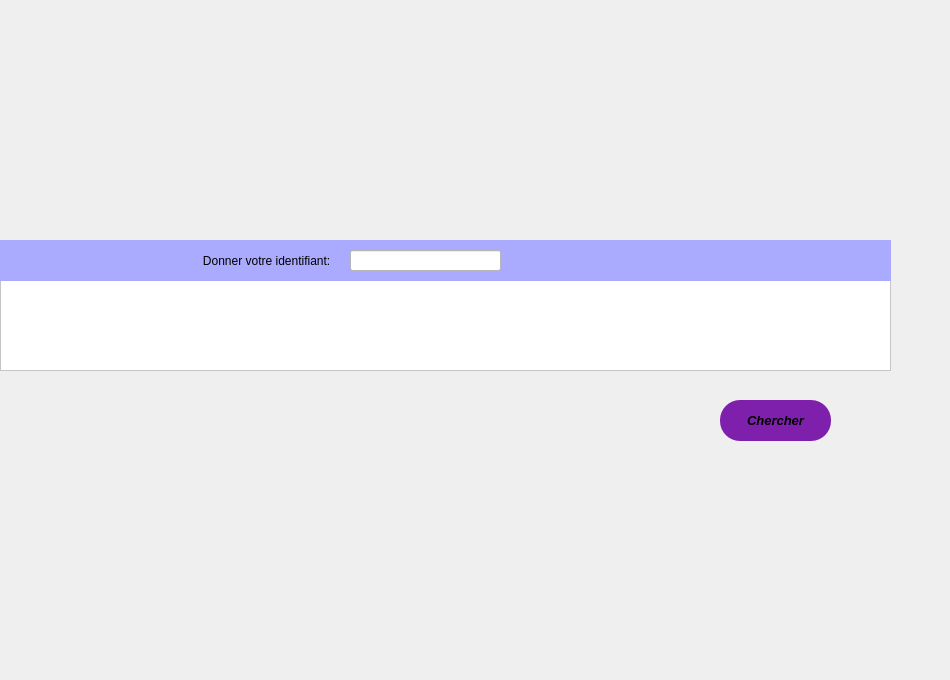
    <widget class="QWidget" name="tab_21">
     <attribute name="title">
      <string>Recherche</string>
     </attribute>
     <widget class="QLabel" name="label_53">
      <property name="geometry">
       <rect>
        <x>-10</x>
        <y>-100</y>
        <width>941</width>
        <height>671</height>
       </rect>
      </property>
      <property name="text">
       <string/>
      </property>
     </widget>
     <widget class="QTableView" name="tableView_3">
      <property name="geometry">
       <rect>
        <x>0</x>
        <y>280</y>
        <width>891</width>
        <height>91</height>
       </rect>
      </property>
      <property name="styleSheet">
       <string notr="true">background-color: rgb(255, 255, 255);</string>
      </property>
     </widget>
     <widget class="QLabel" name="label_115">
      <property name="geometry">
       <rect>
        <x>-20</x>
        <y>240</y>
        <width>911</width>
        <height>41</height>
       </rect>
      </property>
      <property name="styleSheet">
       <string notr="true">background-color: rgb(170, 170, 255);</string>
      </property>
      <property name="text">
       <string>                                                                   Donner votre identifiant:  </string>
      </property>
     </widget>
     <widget class="QLineEdit" name="lineEdit_10">
      <property name="geometry">
       <rect>
        <x>350</x>
        <y>250</y>
        <width>151</width>
        <height>21</height>
       </rect>
      </property>
      <property name="styleSheet">
       <string notr="true">background-color: rgb(255, 255, 255);</string>
      </property>
     </widget>
     <widget class="QPushButton" name="ajouter_12">
      <property name="geometry">
       <rect>
        <x>720</x>
        <y>400</y>
        <width>111</width>
        <height>41</height>
       </rect>
      </property>
      <property name="font">
       <font>
        <pointsize>10</pointsize>
        <weight>75</weight>
        <italic>true</italic>
        <bold>true</bold>
       </font>
      </property>
      <property name="styleSheet">
       <string notr="true">
QPushButton
{
border-radius: 10px 100px / 120px;
background-color: rgb(126, 32, 172);
border-color: rgb(0, 0, 255);
border-radius: 20px;
}
QPushButton:hover
{

border-left:10px solid rgb(255, 255, 255);
color:rgb(255, 255, 255);
}
QPushButton:pressed
{
font: 11pt &quot;Microsoft YaHei&quot;;
}

</string>
      </property>
      <property name="text">
       <string>Chercher</string>
      </property>
     </widget>
    </widget>
